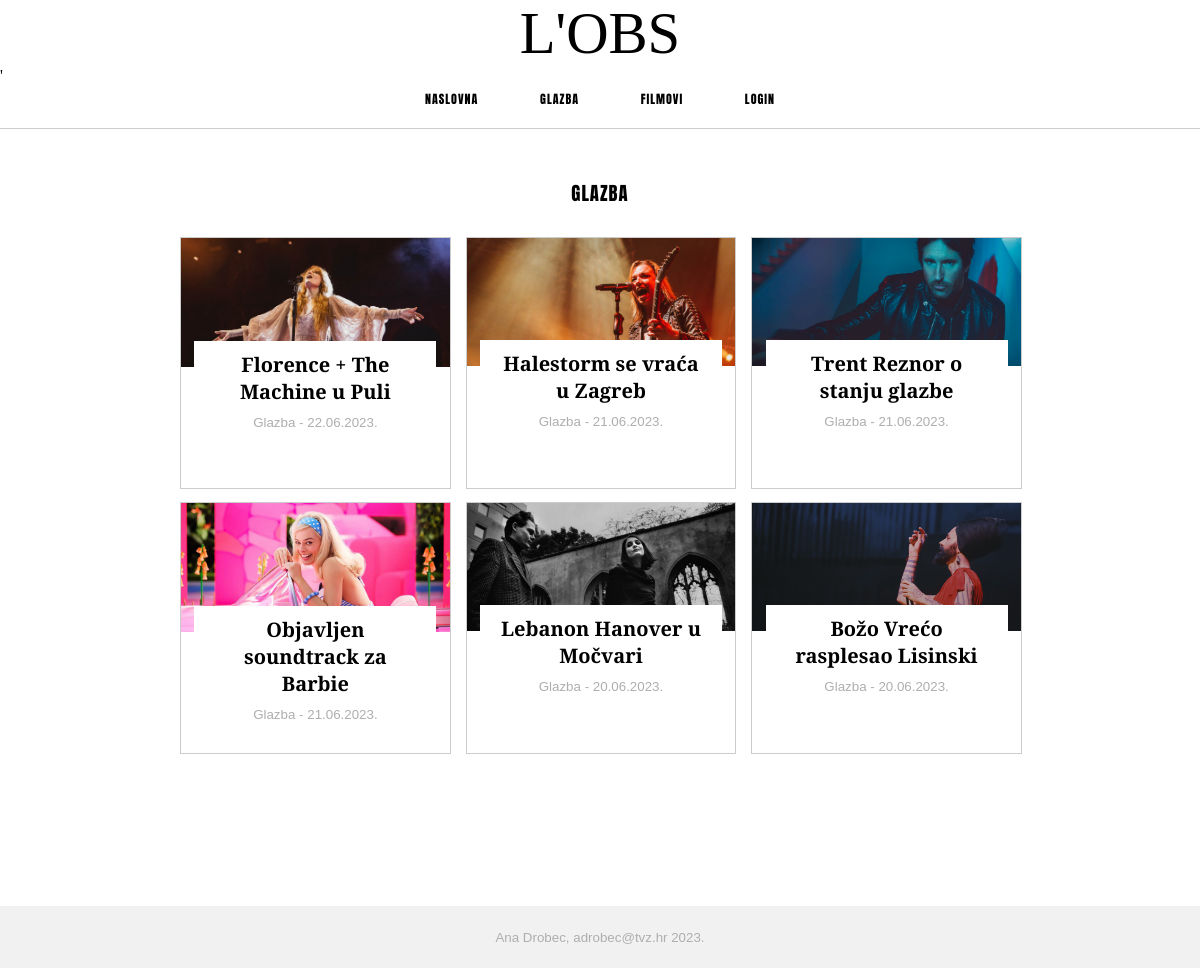
Screenshot of /kategorija.php?id=glazba with the database file from the repository.
### tables this page shows
CREATE TABLE `clanci` (
  `id` int(11) NOT NULL,
  `datum` varchar(32) NOT NULL,
  `vrijeme` varchar(32) NOT NULL,
  `naslov` varchar(100) NOT NULL,
  `sazetak` text NOT NULL,
  `text` text NOT NULL,
  `slika` varchar(64) NOT NULL,
  `kategorija` varchar(64) NOT NULL,
  `arhiva` tinyint(1) NOT NULL
);

### kategorija.php (the view, shortened to what this page needs)
<!DOCTYPE html>
<html lang="en">
<head>
    <link rel="stylesheet" href="css/style.css">
    <?php include 'connect.php';
    $kat = $_GET['id'];
    $query = "SELECT * FROM clanci WHERE kategorija='$kat' AND arhiva=0 ORDER BY datum DESC";
    $result = mysqli_query($dbc,$query);
    ?>
</head>
<body>
    <div id="container">
        <?php include 'header.php';?>
        <main>
            <h3><?php echo $kat;?> </h3>
            <div class="grid">
            <?php
            while($row = mysqli_fetch_array($result)){
                    echo "<article class='grid-item'>";
                        echo "<figure>";
                            echo "<img src='img/" . $row['slika'] ."' alt='slika' class='imgop'>";
                        echo '</figure>';
                        echo '<div class="whitebg">';
                            echo '<div class="opcont">';
                                echo '<h4><a href="clanak.php?id=' .$row['id']. '">'. $row['naslov'] . '</a></h4>';
                                echo '<p class="opisop">';
                                echo $row['kategorija'] . ' - ' . $row['datum'];
                                echo '</p>';
                            echo '</div>';
                        echo '</div>';
                echo '</article>';
                }?>
            </div>
        </main>
        <?php include 'footer.php'; ?>
    </div>
</body>
</html>

### css/style.css (style rules this page uses)
body { margin: 0px; padding: 0px; }
a { text-decoration: none; color: #000; }
main { max-width: 70%; margin: 0 auto; }
h3 { font-family: 'Anton', sans-serif; text-transform: uppercase; text-align:center; letter-spacing: 1px; font-weight: 200; }
article { max-width: 30%; margin:0; padding:0; background-color: #ffffff; border: 1px solid #cccccc; min-height: 250px; height: fit-content; }
article figure { margin:0; padding:0; }
.imgop { width: 100%; max-width: 330px; }
.whitebg { background-color:#ffffff; margin: 0; }
.opcont { background-color: #ffffff; width: 100%; max-width:90%; margin: -30px auto 0 auto; padding: 10px 0; position: relative; }
.opcont h4 { margin: 0 20px; text-align: center; font-size: 15pt; font-family: 'Libre Baskerville', Times, serif; }
.opcont p { margin: 10px 20px; text-align: center; font-size: 12pt; color: #afaeaf; font-family: Arial, Helvetica, sans-serif; font-size: 10pt; }
figure { margin:0; padding:0; }
.grid { width: 100%; display: grid; grid-template-columns: 32% 32% 32%; grid-gap: 2%; margin:30px 0 50px 0; padding:0; }
.grid-item { width: 100%; max-width: 500px; margin:0 0 1% 0; padding:0; background-color: #ffffff; border: 1px solid #cccccc; min-height: 250px; height: fit-content; }
.grid-item img { width: 100%; max-width: 500px; }

### rows the page displays
clanci: slika (picture), naslov "Florence + The Machine u Puli", kategorija "Glazba", datum "22.06.2023."
clanci: slika (picture), naslov "Halestorm se vraća u Zagreb", kategorija "Glazba", datum "21.06.2023."
clanci: slika (picture), naslov "Trent Reznor o stanju glazbe", kategorija "Glazba", datum "21.06.2023."
clanci: slika (picture), naslov "Objavljen soundtrack za Barbie", kategorija "Glazba", datum "21.06.2023."
clanci: slika (picture), naslov "Lebanon Hanover u Močvari", kategorija "Glazba", datum "20.06.2023."
clanci: slika (picture), naslov "Božo Vrećo rasplesao Lisinski", kategorija "Glazba", datum "20.06.2023."

### other values shown
$kat "GLAZBA"
